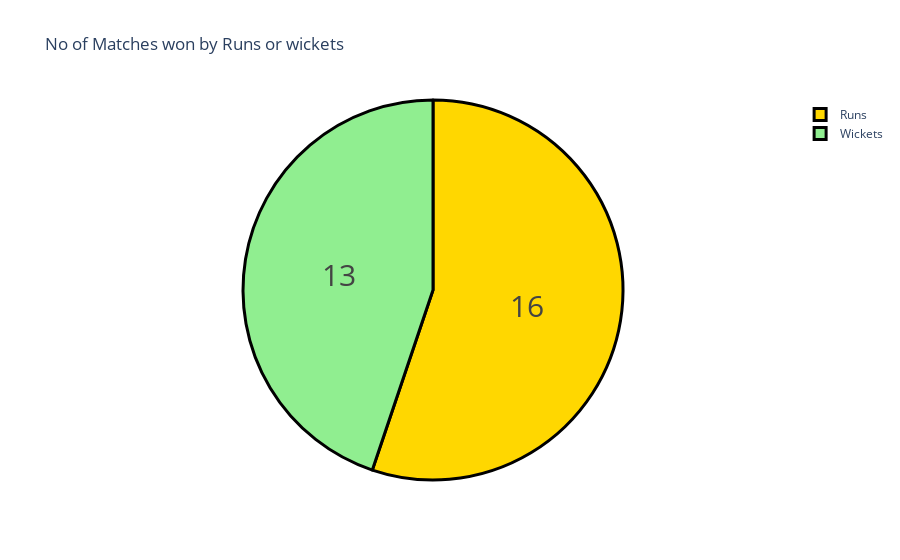

Write notebook code for a chart like this one.
### Code cell
label=won_by.index
counts=won_by.values
colors=['gold','lightgreen']

fig=go.Figure(data=[go.Pie(labels=label,values=counts)])
fig.update_layout(title_text='No of Matches won by Runs or wickets')
fig.update_traces(hoverinfo='label+percent',textinfo='value',textfont_size=30,
                 marker=dict(colors=colors,line=dict(color='black',width=3)))
fig.show()

### Figure 1 — Plotly figure (JSON) as saved in the notebook; plotly's stock layout.template omitted (floating-point values rounded to 4 significant figures)
{"data": [{"hoverinfo": "label+percent", "labels": ["Runs", "Wickets"], "marker": {"colors": ["gold", "lightgreen"], "line": {"color": "black", "width": 3}}, "textfont": {"size": 30}, "textinfo": "value", "type": "pie", "values": [16, 13]}], "layout": {"title": {"text": "No of Matches won by Runs or wickets"}}}
